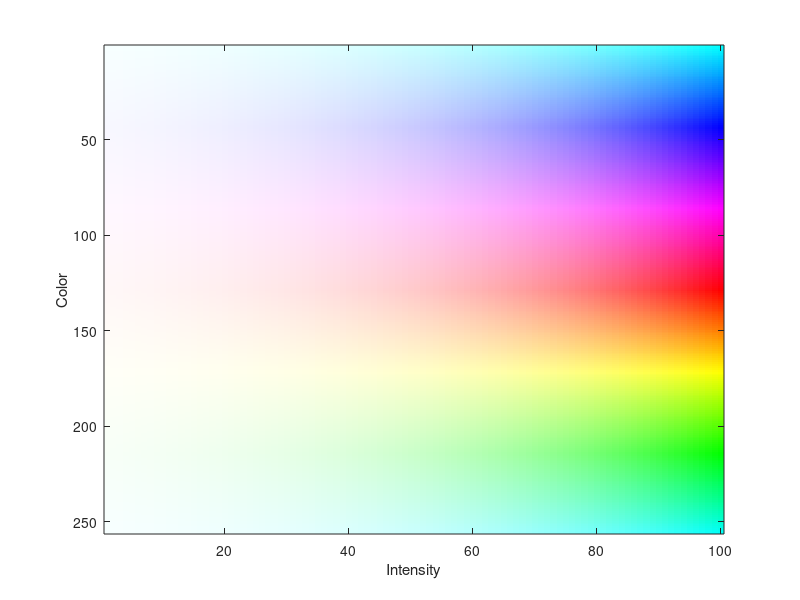
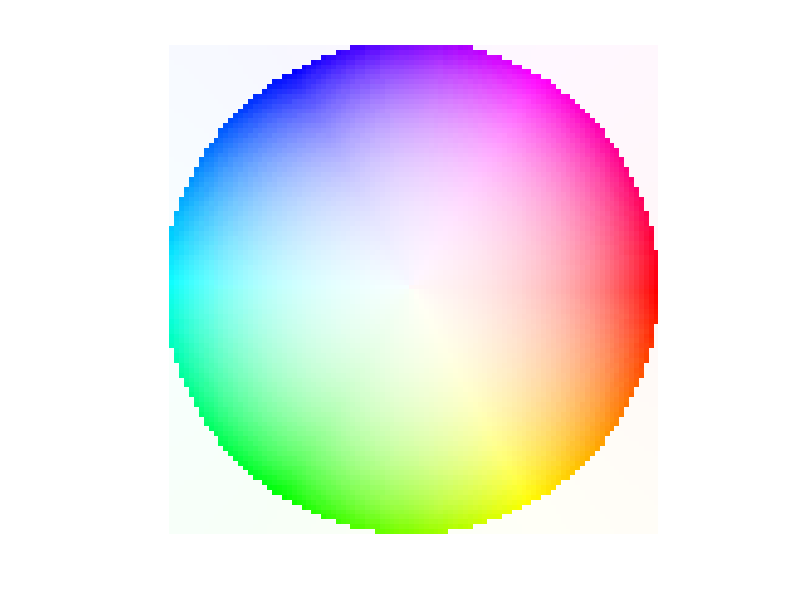

Recreate these plots in MATLAB, in order.
function [CM,CMP,h]=colormap2D(varargin)
parseObj = inputParser;
addParameter(parseObj,'nIntensities',100,@isnumeric);
addParameter(parseObj,'nColors',256,@isnumeric);
addParameter(parseObj,'blackAddition',0,@isnumeric); %adds black to top color, 0 value gives only white
addParameter(parseObj,'multiplicationFactor',8,@isnumeric);%[0-Inf] - makes rate of change stronger
addParameter(parseObj,'additionFactor',1.8,@isnumeric);%[0 1]- the higher makes changes weaker in total
addParameter(parseObj,'plotCartColorBar',1,@isnumeric);%plot a colorbar in cartesian coordinates
addParameter(parseObj,'plotPolarColorBar',1,@isnumeric);%plot a colorbar in polar coordinates
addParameter(parseObj,'plotPolarExample',0,@isnumeric);%plot a possible implementation of the color map on a polar plot
addParameter(parseObj,'inputParams',0,@isnumeric); %if 1 plots the possible inputs to the function

parseObj.parse(varargin{:});
par=parseObj.Results;
if parseObj.Results.inputParams
    disp(par);
    return;
end

CMap=hsv(par.nColors);
cmapR_theta=repmat(CMap,[1 1 par.nIntensities]);
M=[];M(1,:,1:par.nIntensities)=(par.additionFactor+(0:(par.nIntensities-1))/par.nIntensities).^par.multiplicationFactor;

cmapR_theta=bsxfun(@times, cmapR_theta+par.blackAddition*ones(size(cmapR_theta)),M);
cmapR_theta=(cmapR_theta-min(cmapR_theta(:)));
cmapR_theta=cmapR_theta./max((cmapR_theta(:)));
cmapR_theta=1-cmapR_theta;

CM=permute(cmapR_theta,[1,3,2]);

if par.plotCartColorBar
    h.f=figure('Position',[200 200 100 800]);
    h.h=axes;
    image(CM);axis tight;
    ylabel('Color');
    xlabel('Intensity')
end

if par.plotPolarColorBar
    [X,Y]=meshgrid(0.01:0.01:1,0.01:0.01:1);
    X=X-0.5;Y=Y-0.5;

    [theta,rho]=cart2pol(X,Y);
    normTheta=floor(1+((theta+pi)/2/pi)*(par.nColors-1));
    normRho=floor(1+(rho/0.5)*(par.nIntensities-1));
    normRho(normRho>par.nIntensities)=1;
    CMP=zeros(100,100,3);
    p{1}=sub2ind(size(CM),normTheta(:),normRho(:),ones(numel(normRho),1));
    p{2}=sub2ind(size(CM),normTheta(:),normRho(:),2*ones(numel(normRho),1));
    p{3}=sub2ind(size(CM),normTheta(:),normRho(:),3*ones(numel(normRho),1));

    CMP(:)=cat(3,CM(p{1}),CM(p{2}),CM(p{3}));

    h.fP=figure('Position',[200 200 130 120]);
    h.hP=axes;
    image(CMP);axis tight equal off;
end

%
if par.plotPolarExample
    [nRC,~,nTC]=size(cmapR_theta);

    fP=figure('Position',[200 200 130 115]);
    hP=polaraxes;colormap(hP,'hsv');hold on;

    nR=50;
    nT=20;
    R=1:nR;
    Theta=1:nT;

    for i=1:nR
        for j=1:nT
            %plot(R(i),Theta(j),'.','MarkerSize',20,'Color',  cmapR_theta( ceil(R(i)/nR*nRC), : , ceil(Theta(j)/nT*nTC) )  )
            polarplot(R(i)/nR*2*pi,Theta(j),'.','MarkerSize',5,'Color',  cmapR_theta( ceil(R(i)/nR*nRC), : , ceil(Theta(j)/nT*nTC) )  )
        end
    end
    title(['Mul=' num2str(par.multiplicationFactor) ', Add=' num2str(par.additionFactor)])
    set(hP,'RTick',[]);
end
